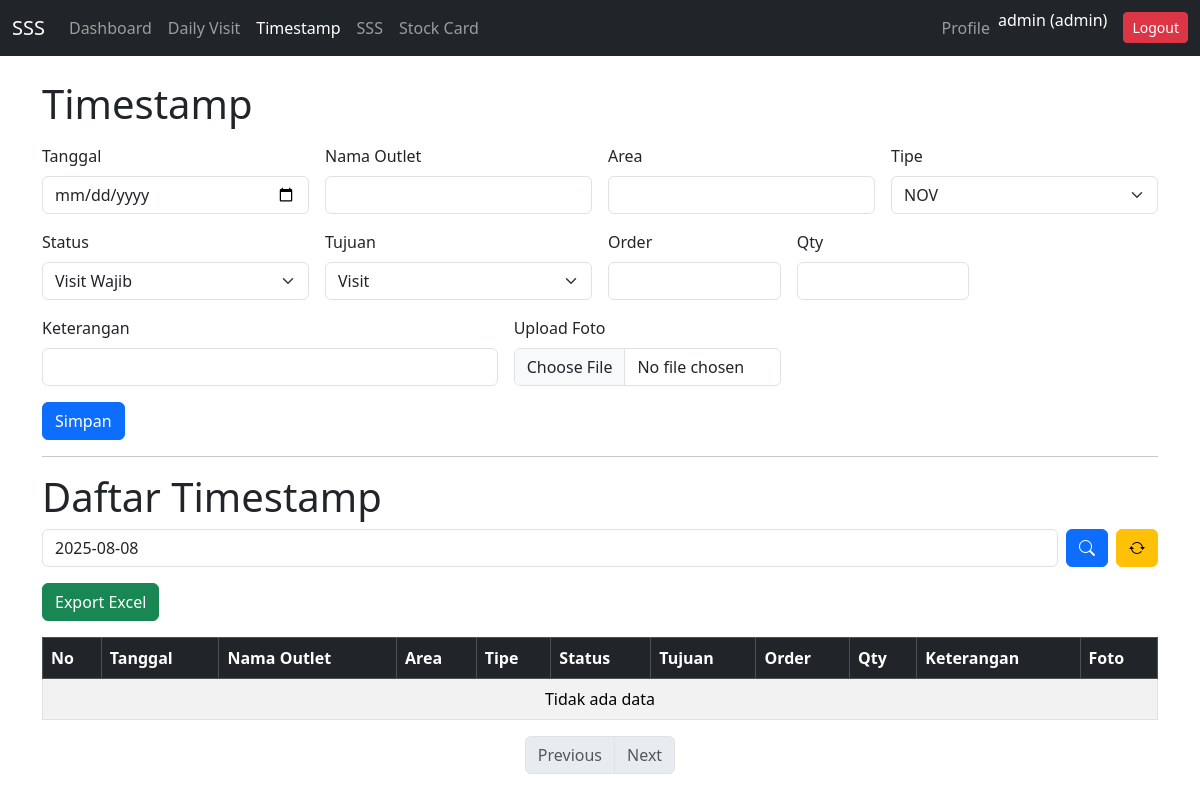
/timestamp.php?keyword=2025-08-08 (signed in), run on an earlier commit of the app's database.
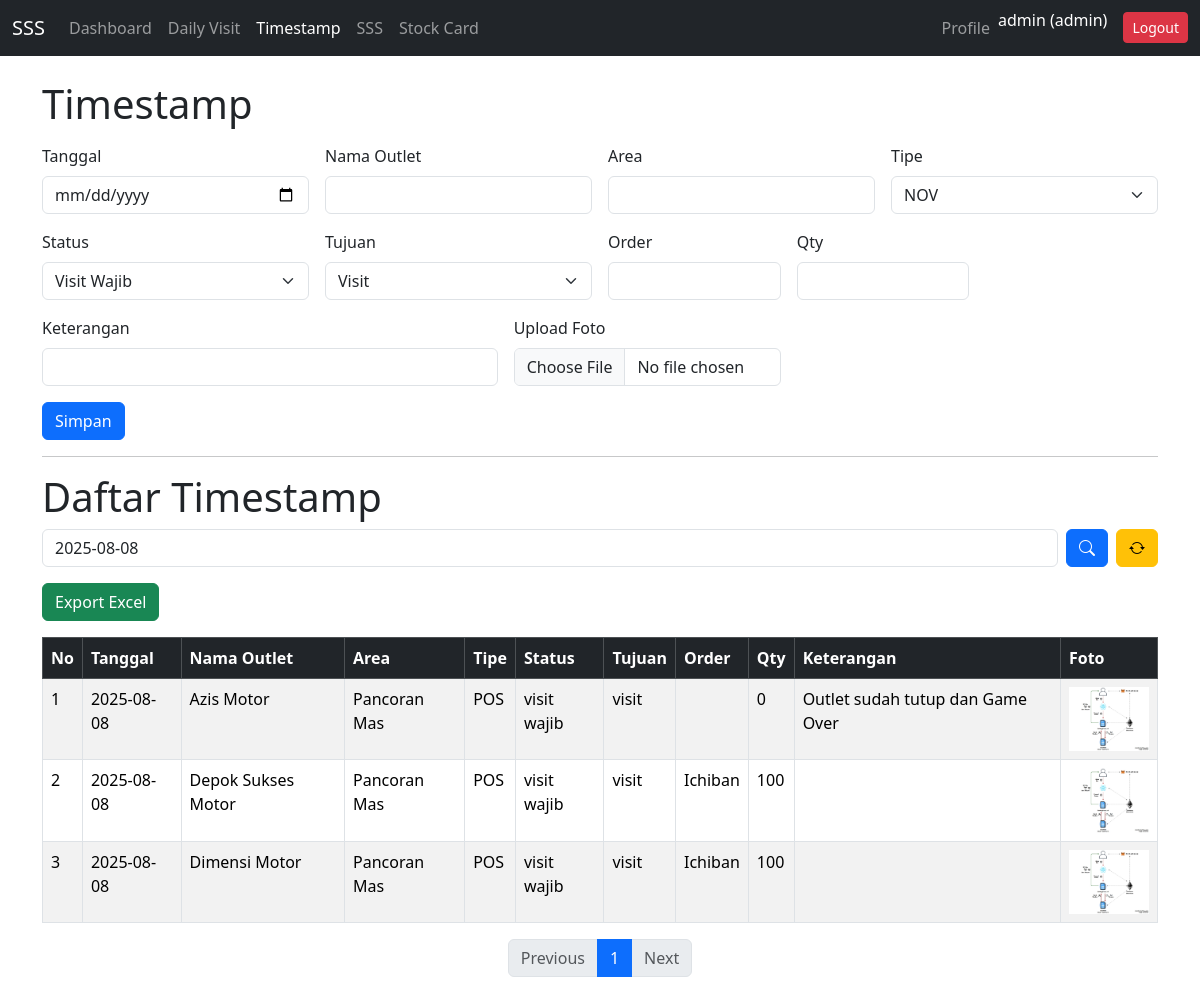
And on a later commit of the database.
### tables this page shows
CREATE TABLE `timestamp` (
  `id` int(11) NOT NULL,
  `tanggal` date NOT NULL,
  `nama_pos` varchar(100) NOT NULL,
  `tipe` enum('NOV','AO','NO','NOO','POS') NOT NULL,
  `area` varchar(100) NOT NULL,
  `status` enum('visit tambahan','visit wajib') NOT NULL,
  `tujuan` enum('visit','visit susulan') NOT NULL,
  `order` varchar(100) DEFAULT NULL,
  `qty` int(11) DEFAULT NULL,
  `keterangan` text DEFAULT NULL,
  `foto` varchar(255) DEFAULT NULL,
  `created_at` timestamp NOT NULL DEFAULT current_timestamp()
);

### timestamp.php (the view, shortened to what this page needs)
<?php
include 'config.php';
$username = $_SESSION['username'];
$role     = $_SESSION['role'];
$limit  = 5;
$page   = isset($_GET['page']) ? max(1, (int)$_GET['page']) : 1;
$offset = ($page - 1) * $limit;
$rawKeyword = $_GET['keyword'] ?? '';
$useFilter  = ($rawKeyword !== '');
$kw = "%".$rawKeyword."%";
if ($useFilter) {
    $countStmt = $conn->prepare(
        "SELECT COUNT(*) AS total FROM `timestamp`
         WHERE tanggal LIKE ? OR nama_pos LIKE ? OR area LIKE ? OR tipe LIKE ? OR status LIKE ? OR tujuan LIKE ? OR `order` LIKE ? OR qty LIKE ? OR keterangan LIKE ?"
    );
    $countStmt->bind_param("sssssssss", $kw,$kw,$kw,$kw,$kw,$kw,$kw,$kw,$kw);
    $countStmt->execute();
    $total_rows = $countStmt->get_result()->fetch_assoc()['total'] ?? 0;
    $listStmt = $conn->prepare(
        "SELECT * FROM `timestamp`
         WHERE tanggal LIKE ? OR nama_pos LIKE ? OR area LIKE ? OR tipe LIKE ? OR status LIKE ? OR tujuan LIKE ? OR `order` LIKE ? OR qty LIKE ? OR keterangan LIKE ?
         ORDER BY id DESC LIMIT ? OFFSET ?"
    );
    $listStmt->bind_param("sssssssssii", $kw,$kw,$kw,$kw,$kw,$kw,$kw,$kw,$kw,$limit,$offset);
} else {
    $res = $conn->query("SELECT COUNT(*) AS total FROM `timestamp`");
    $total_rows = $res->fetch_assoc()['total'] ?? 0;
    $listStmt = $conn->prepare("SELECT * FROM `timestamp` ORDER BY id DESC LIMIT ? OFFSET ?");
    $listStmt->bind_param("ii", $limit, $offset);
}
$listStmt->execute();
$timestamps = $listStmt->get_result();
$total_pages = (int)ceil($total_rows / $limit);
?>
<!DOCTYPE html>
<html lang="id">
<head>
  <link href="https://cdn.jsdelivr.net/npm/bootstrap@5.3.3/dist/css/bootstrap.min.css" rel="stylesheet">
  <link rel="stylesheet" href="https://cdn.jsdelivr.net/npm/bootstrap-icons@1.13.1/font/bootstrap-icons.min.css">
</head>
<body>
<nav class="navbar navbar-expand-lg navbar-dark bg-dark mb-4">
  <div class="container-fluid">
    <a class="navbar-brand" href="dashboard.php">SSS</a>
    <div class="collapse navbar-collapse" id="navbarNav">
      <ul class="navbar-nav me-auto">
        <li class="nav-item"><a class="nav-link" href="dashboard.php">Dashboard</a></li>
        <li class="nav-item"><a class="nav-link" href="daily_visit.php">Daily Visit</a></li>
        <li class="nav-item"><a class="nav-link active" href="timestamp.php">Timestamp</a></li>
        <li class="nav-item"><a class="nav-link" href="ichiban.php">SSS</a></li>
        <li class="nav-item"><a class="nav-link" href="stockcard.php">Stock Card</a></li>
      </ul>
      <ul class="navbar-nav">
        <li class="nav-item"><a class="nav-link" href="profile.php">Profile</a></li>
        <li class="nav-item">
          <span class="navbar-text text-white me-3"><?= htmlspecialchars($username) ?> (<?= htmlspecialchars($role) ?>)</span>
        </li>
        <li class="nav-item"><a class="btn btn-danger btn-sm mt-1" href="logout.php">Logout</a></li>
      </ul>
    </div>
  </div>
</nav>
<div class="container">
  <h1 class="mb-3">Timestamp</h1>
  <form method="POST" class="row g-3" enctype="multipart/form-data">
    <div class="col-md-3">
      <label class="form-label">Tanggal</label>
      <input type="date" name="tanggal" class="form-control" required>
    </div>
    <div class="col-md-3 position-relative">
      <label class="form-label">Nama Outlet</label>
      <input type="text" name="nama_pos" id="nama_pos" class="form-control" autocomplete="off" required>
    </div>
    <div class="col-md-3">
      <label class="form-label">Area</label>
      <input type="text" name="area" id="area" class="form-control">
    </div>
    <div class="col-md-3">
      <label class="form-label">Tipe</label>
      <select name="tipe" class="form-select" required>
        <option value="NOV">NOV</option>
      </select>
    </div>
    <div class="col-md-3">
      <label class="form-label">Status</label>
      <select name="status" class="form-select" required>
        <option value="Visit Wajib">Visit Wajib</option>
      </select>
    </div>
    <div class="col-md-3">
      <label class="form-label">Tujuan</label>
      <select name="tujuan" class="form-select" required>
        <option value="Visit">Visit</option>
      </select>
    </div>
    <div class="col-md-2">
      <label class="form-label">Order</label>
      <input type="text" name="order_val" class="form-control">
    </div>
    <div class="col-md-2">
      <label class="form-label">Qty</label>
      <input type="number" name="qty" class="form-control" inputmode="numeric">
    </div>
    <div class="col-md-5">
      <label class="form-label">Keterangan</label>
      <input type="text" name="keterangan" class="form-control">
    </div>
    <div class="col-md-3">
      <label class="form-label">Upload Foto</label>
      <input type="file" name="foto" class="form-control" accept="image/*" required>
    </div>
    <div class="col-12">
      <button type="submit" name="submit" class="btn btn-primary">Simpan</button>
    </div>
  </form>
  <hr>
  <h1>Daftar Timestamp</h1>
  <form method="GET" class="d-flex mb-3">
    <input type="text" name="keyword" class="form-control me-2"
           placeholder="Cari nama outlet / area / tipe / tanggal"
           value="<?= htmlspecialchars($rawKeyword) ?>">
    <button type="submit" class="btn btn-primary me-2"><i class="bi bi-search"></i></button>
    <a href="timestamp.php" class="btn btn-warning"><i class="bi bi-arrow-repeat"></i></a>
  </form>
  <a href="export_timestamp.php<?= $useFilter ? '?keyword='.urlencode($rawKeyword) : '' ?>" class="btn btn-success mb-3">Export Excel</a>
  <div class="table-responsive" style="max-height: 500px;">
    <table class="table table-bordered table-striped">
      <thead class="table-dark">
        <tr>
          <th>No</th>
          <th>Tanggal</th>
          <th>Nama Outlet</th>
          <th>Area</th>
          <th>Tipe</th>
          <th>Status</th>
          <th>Tujuan</th>
          <th>Order</th>
          <th>Qty</th>
          <th>Keterangan</th>
          <th>Foto</th>
        </tr>
      </thead>
      <tbody>
        <?php
        $no = $offset + 1;
        if ($timestamps && $timestamps->num_rows > 0):
          while ($row = $timestamps->fetch_assoc()):
        ?>
        <tr>
          <td><?= $no++ ?></td>
          <td><?= htmlspecialchars($row['tanggal']) ?></td>
          <td><?= htmlspecialchars($row['nama_pos']) ?></td>
          <td><?= htmlspecialchars($row['area']) ?></td>
          <td><?= htmlspecialchars($row['tipe']) ?></td>
          <td><?= htmlspecialchars($row['status']) ?></td>
          <td><?= htmlspecialchars($row['tujuan']) ?></td>
          <td><?= htmlspecialchars($row['order']) ?></td>
          <td><?= htmlspecialchars($row['qty']) ?></td>
          <td><?= htmlspecialchars($row['keterangan']) ?></td>
          <td>
            <?php if (!empty($row['foto'])): ?>
              <img src="<?= htmlspecialchars($row['foto']) ?>" alt="foto" width="80">
            <?php else: ?>
              -
            <?php endif; ?>
          </td>
        </tr>
        <?php
          endwhile;
        else:
          echo "<tr><td colspan='11' class='text-center'>Tidak ada data</td></tr>";
        endif;
        ?>
      </tbody>
    </table>
  </div>
  <nav>
    <ul class="pagination justify-content-center">
      <li class="page-item <?= ($page <= 1) ? 'disabled' : '' ?>">
        <a class="page-link" href="?page=<?= max(1, $page-1) ?>&keyword=<?= urlencode($rawKeyword) ?>">Previous</a>
      </li>
      <?php for($i=1; $i<=$total_pages; $i++): ?>
        <li class="page-item <?= ($page == $i) ? 'active' : '' ?>">
          <a class="page-link" href="?page=<?= $i ?>&keyword=<?= urlencode($rawKeyword) ?>"><?= $i ?></a>
        </li>
      <?php endfor; ?>
      <li class="page-item <?= ($page >= $total_pages) ? 'disabled' : '' ?>">
        <a class="page-link" href="?page=<?= min($total_pages, $page+1) ?>&keyword=<?= urlencode($rawKeyword) ?>">Next</a>
      </li>
    </ul>
  </nav>
</div>
</body>
</html>

What changed in the data, as far as the page shows it:
added timestamp: tanggal "2025-08-08", nama_pos "Azis Motor", area "Pancoran Mas", tipe "POS", status "visit wajib", tujuan "visit", qty "0", keterangan "Outlet sudah tutup dan Game Over", foto (picture)
now on this page (row edited): timestamp: tanggal "2025-08-08", nama_pos "Depok Sukses Motor", area "Pancoran Mas", tipe "POS", status "visit wajib", tujuan "visit", order "Ichiban", qty "100", foto (picture)
now on this page (row edited): timestamp: tanggal "2025-08-08", nama_pos "Dimensi Motor", area "Pancoran Mas", tipe "POS", status "visit wajib", tujuan "visit", order "Ichiban", qty "100", foto (picture)
Also different on the page:
new list line: "1"
text no longer shown: "Tidak ada data"
